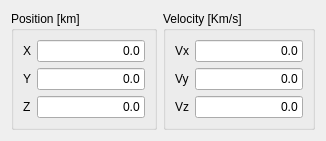
        <widget class="QWidget" name="stateVectorPage">
         <layout class="QGridLayout" name="gridLayout_21">
          <item row="0" column="0">
           <layout class="QHBoxLayout" name="horizontalLayout_7">
            <item>
             <widget class="QGroupBox" name="PositionGroupBox">
              <property name="title">
               <string>Position [km]</string>
              </property>
              <layout class="QVBoxLayout" name="verticalLayout_15">
               <item>
                <layout class="QGridLayout" name="gridLayout_6">
                 <item row="0" column="0">
                  <widget class="QLabel" name="x">
                   <property name="text">
                    <string>X</string>
                   </property>
                  </widget>
                 </item>
                 <item row="0" column="1">
                  <widget class="QLineEdit" name="positionXEdit">
                   <property name="text">
                    <string>0.0</string>
                   </property>
                   <property name="alignment">
                    <set>Qt::AlignRight|Qt::AlignTrailing|Qt::AlignVCenter</set>
                   </property>
                  </widget>
                 </item>
                 <item row="1" column="0">
                  <widget class="QLabel" name="y">
                   <property name="text">
                    <string>Y</string>
                   </property>
                  </widget>
                 </item>
                 <item row="1" column="1">
                  <widget class="QLineEdit" name="positionYEdit">
                   <property name="text">
                    <string>0.0</string>
                   </property>
                   <property name="alignment">
                    <set>Qt::AlignRight|Qt::AlignTrailing|Qt::AlignVCenter</set>
                   </property>
                  </widget>
                 </item>
                 <item row="2" column="0">
                  <widget class="QLabel" name="z">
                   <property name="text">
                    <string>Z</string>
                   </property>
                  </widget>
                 </item>
                 <item row="2" column="1">
                  <widget class="QLineEdit" name="positionZEdit">
                   <property name="text">
                    <string>0.0</string>
                   </property>
                   <property name="alignment">
                    <set>Qt::AlignRight|Qt::AlignTrailing|Qt::AlignVCenter</set>
                   </property>
                  </widget>
                 </item>
                </layout>
               </item>
              </layout>
             </widget>
            </item>
            <item>
             <widget class="QGroupBox" name="VelocityGroupBox">
              <property name="title">
               <string>Velocity [Km/s]</string>
              </property>
              <layout class="QVBoxLayout" name="verticalLayout_17">
               <item>
                <layout class="QGridLayout" name="gridLayout_7">
                 <item row="0" column="1">
                  <widget class="QLineEdit" name="velocityXEdit">
                   <property name="text">
                    <string>0.0</string>
                   </property>
                   <property name="alignment">
                    <set>Qt::AlignRight|Qt::AlignTrailing|Qt::AlignVCenter</set>
                   </property>
                  </widget>
                 </item>
                 <item row="1" column="0">
                  <widget class="QLabel" name="VY">
                   <property name="text">
                    <string>Vy</string>
                   </property>
                  </widget>
                 </item>
                 <item row="1" column="1">
                  <widget class="QLineEdit" name="velocityYEdit">
                   <property name="text">
                    <string>0.0</string>
                   </property>
                   <property name="alignment">
                    <set>Qt::AlignRight|Qt::AlignTrailing|Qt::AlignVCenter</set>
                   </property>
                  </widget>
                 </item>
                 <item row="2" column="0">
                  <widget class="QLabel" name="VZ">
                   <property name="text">
                    <string>Vz</string>
                   </property>
                  </widget>
                 </item>
                 <item row="2" column="1">
                  <widget class="QLineEdit" name="velocityZEdit">
                   <property name="text">
                    <string>0.0</string>
                   </property>
                   <property name="alignment">
                    <set>Qt::AlignRight|Qt::AlignTrailing|Qt::AlignVCenter</set>
                   </property>
                  </widget>
                 </item>
                 <item row="0" column="0">
                  <widget class="QLabel" name="VX">
                   <property name="text">
                    <string>Vx</string>
                   </property>
                  </widget>
                 </item>
                </layout>
               </item>
              </layout>
             </widget>
            </item>
           </layout>
          </item>
         </layout>
        </widget>
